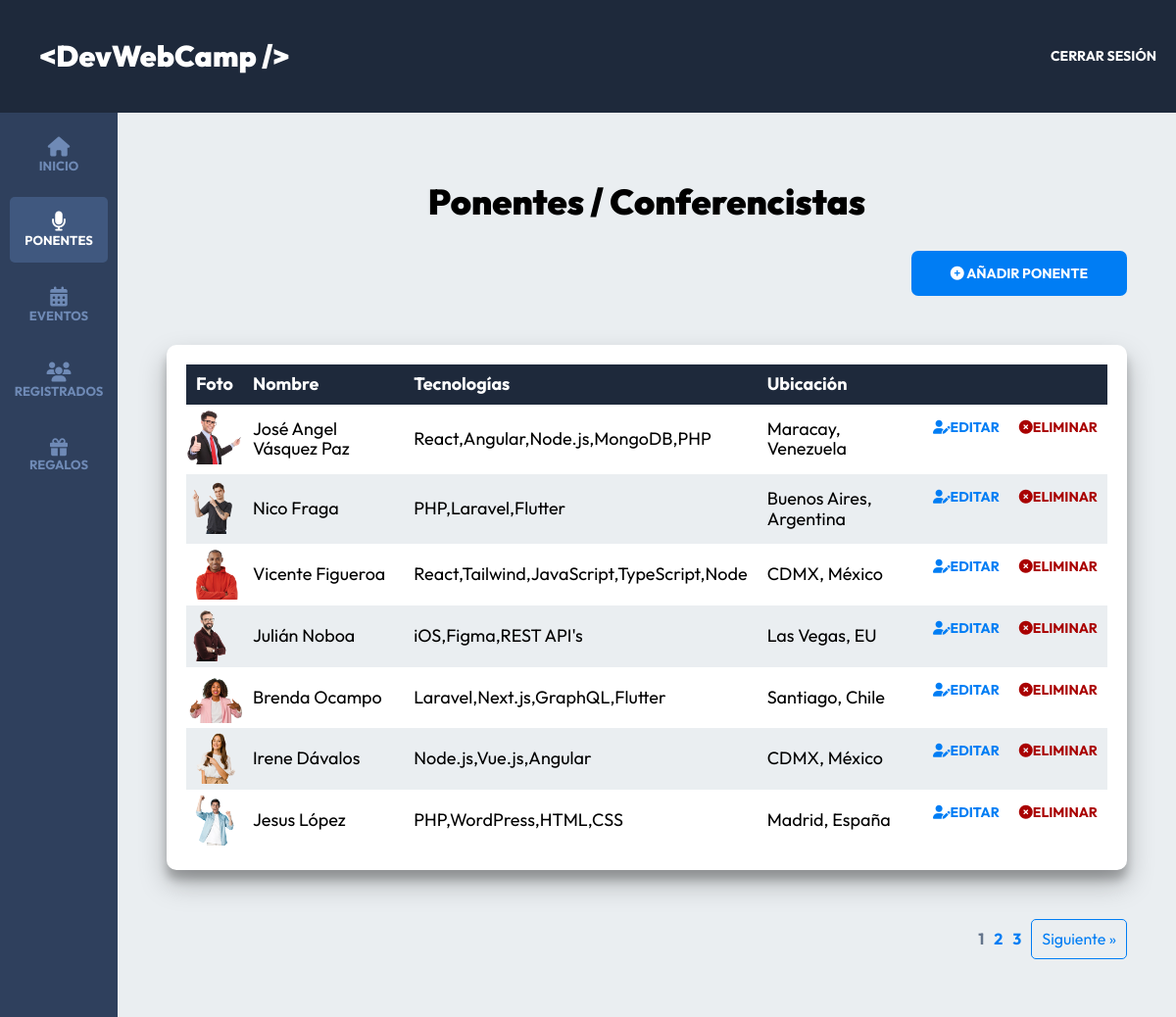
/admin/ponentes?page=1 (signed in), run on the app's committed database.
### tables this page shows
CREATE TABLE IF NOT EXISTS `ponentes` (
  `id` int NOT NULL AUTO_INCREMENT,
  `nombre` varchar(40) DEFAULT NULL,
  `apellido` varchar(40) DEFAULT NULL,
  `ciudad` varchar(20) DEFAULT NULL,
  `pais` varchar(20) DEFAULT NULL,
  `imagen` varchar(32) DEFAULT NULL,
  `tags` varchar(120) DEFAULT NULL,
  `redes` mediumtext,
  PRIMARY KEY (`id`)
);

### controllers/PonentesController.php (called while the page is built, shortened)
<?php
class PonentesController {
  public static function index(Router $router) {
    $pagina_actual = $_GET['page'];
    $pagina_actual = filter_var($pagina_actual, FILTER_VALIDATE_INT);
    $registros_por_pagina = 7;
    $total_registros = Ponente::total();
    $paginacion = new Paginacion($pagina_actual, $registros_por_pagina, $total_registros);
    $ponentes = Ponente::paginar($registros_por_pagina, $paginacion->offset());
    $router->render('admin/ponentes/index', [
      'titulo' => 'Ponentes / Conferencistas',
      'ponentes' => $ponentes,
      'paginacion' => $paginacion->paginacion()
    ]);
  }
}

### public/index.php (called while the page is built, shortened)
<?php
$router = new Router();
$router->get('/login', [AuthController::class, 'login']);
$router->post('/login', [AuthController::class, 'login']);
$router->post('/logout', [AuthController::class, 'logout']);
$router->get('/registro', [AuthController::class, 'registro']);
$router->post('/registro', [AuthController::class, 'registro']);
$router->get('/olvide', [AuthController::class, 'olvide']);
$router->post('/olvide', [AuthController::class, 'olvide']);
$router->get('/reestablecer', [AuthController::class, 'reestablecer']);
$router->post('/reestablecer', [AuthController::class, 'reestablecer']);
$router->get('/mensaje', [AuthController::class, 'mensaje']);
$router->get('/confirmar-cuenta', [AuthController::class, 'confirmar']);
$router->get('/admin/dashboard', [DashboardController::class, 'index']);
$router->get('/admin/ponentes', [PonentesController::class, 'index']);
$router->get('/admin/ponentes/crear', [PonentesController::class, 'crear']);
$router->post('/admin/ponentes/crear', [PonentesController::class, 'crear']);
$router->get('/admin/ponentes/editar', [PonentesController::class, 'editar']);
$router->post('/admin/ponentes/editar', [PonentesController::class, 'editar']);
$router->post('/admin/ponentes/eliminar', [PonentesController::class, 'eliminar']);
$router->get('/admin/eventos', [EventosController::class, 'index']);
$router->get('/admin/eventos/crear', [EventosController::class, 'crear']);
$router->post('/admin/eventos/crear', [EventosController::class, 'crear']);
$router->get('/admin/eventos/editar', [EventosController::class, 'editar']);
$router->post('/admin/eventos/editar', [EventosController::class, 'editar']);
$router->post('/admin/eventos/eliminar', [EventosController::class, 'eliminar']);
$router->get('/api/eventos-horario', [APIEventos::class, 'index']);
$router->get('/api/ponentes', [APIPonentes::class, 'index']);
$router->get('/api/ponente', [APIPonentes::class, 'ponente']);
$router->get('/admin/registrados', [RegistradosController::class, 'index']);
$router->get('/admin/regalos', [RegalosController::class, 'index']);
$router->get('/finalizar-registro', [RegistroController::class, 'crear']);
$router->post('/finalizar-registro/gratis', [RegistroController::class, 'gratis']);
$router->post('/finalizar-registro/pagar', [RegistroController::class, 'pagar']);
$router->get('/finalizar-registro/conferencias', [RegistroController::class, 'conferencias']);
$router->post('/finalizar-registro/conferencias', [RegistroController::class, 'conferencias']);
$router->get('/boleto', [RegistroController::class, 'boleto']);
$router->get('/', [PaginasController::class, 'index']);
$router->get('/devwebcamp', [PaginasController::class, 'evento']);
$router->get('/paquetes', [PaginasController::class, 'paquetes']);
$router->get('/workshops-conferencias', [PaginasController::class, 'conferencias']);
$router->get('/404', [PaginasController::class, 'error']);
$router->comprobarRutas();

### models/ActiveRecord.php (called while the page is built, shortened)
<?php
class ActiveRecord {
    protected static $db;
    protected static $tabla = '';
    public static function setDB($database) {
        self::$db = $database;
    }
    public static function consultarSQL($query) {
        $resultado = self::$db->query($query);
        $array = [];
        while($registro = $resultado->fetch_assoc()) {
            $array[] = static::crearObjeto($registro);
        }
        return $array;
    }
    protected static function crearObjeto($registro) {
        $objeto = new static;
        foreach($registro as $key => $value ) {
            if(property_exists( $objeto, $key  )) {
                $objeto->$key = $value;
            }
        }
        return $objeto;
    }
    public static function paginar($por_pagina, $offset) {
        $query = "SELECT * FROM " . static::$tabla . " ORDER BY id DESC LIMIT $por_pagina OFFSET $offset" ;
        $resultado = self::consultarSQL($query);
        return $resultado;
    }
    public static function total($columna = '', $valor = '') {
        $query = "SELECT COUNT(*) FROM " . static::$tabla;
        $resultado = self::$db->query($query);
        $total = $resultado->fetch_array();
        return array_shift($total);
    }
}

### views/admin/ponentes/index.php (the view, shortened to what this page needs)
<h2 class="dashboard__heading"><?php echo $titulo; ?></h2>
<div class="dashboard__contenedor-boton">
  <a class="dashboard__boton" href="/admin/ponentes/crear">
    <i class="fa-solid fa-circle-plus"></i>
    Añadir Ponente
  </a>
</div>
<div class="dashboard__contenedor">
  <?php if(!empty($ponentes)) { ?>
    <table class="table">
      <thead class="table__thead">
        <tr>
          <th scope="col" class="table__th">Foto</th>
          <th scope="col" class="table__th">Nombre</th>
          <th scope="col" class="table__th">Tecnologías</th>
          <th scope="col" class="table__th">Ubicación</th>
          <th scope="col" class="table__th"></th>
        </tr>
      </thead>
      <tbody class="table__tbody">
        <?php foreach ($ponentes as $ponente) { ?>
          <tr class="table__tr">
            <td class="table__td--imagen">
              <picture>
                <source srcset="<?php echo $_ENV['HOST'] . '/img/speakers/' . $ponente->imagen; ?>.webp" type="image/webp">
                <source srcset="<?php echo $_ENV['HOST'] . '/img/speakers/' . $ponente->imagen; ?>.png" type="image/png">
                <img src="<?php echo $_ENV['HOST'] . '/img/speakers/' . $ponente->imagen; ?>.png" alt="Imagen Ponente">
              </picture>
            </td>
            <td class="table__td">
              <?php echo $ponente->nombre . " " . $ponente->apellido; ?>
            </td>
            <td class="table__td">
              <?php echo $ponente->tags; ?>
            </td>
            <td class="table__td">
              <?php echo $ponente->ciudad . ", " . $ponente->pais; ?>
            </td>
            <td class="table__td--acciones">
              <a class="table__accion table__accion--editar" href="/admin/ponentes/editar?id=<?php echo $ponente->id; ?>">
                <i class="fa-solid fa-user-pen"></i>
                Editar
              </a>
              <form method="POST" action="/admin/ponentes/eliminar" class="table__formulario">
                <button class="table__accion table__accion--eliminar" type="submit">
                  <i class="fa-solid fa-circle-xmark"></i>
                  Eliminar
                </button>
              </form>
            </td>
          </tr>
        <?php } ?>
      </tbody>
    </table>
  <?php } else { ?>
    <p class="text-center">No Hay Ponentes Aún</p>
  <?php } ?>
</div>
<?php
  echo $paginacion;
?>

### public/build/css/app.css (style rules this page uses)
html { line-height: 1.15; -webkit-text-size-adjust: 100%; }
body { margin: 0; }
a { background-color: transparent; }
img { border-style: none; }
button, input, optgroup, select, textarea { font-family: inherit; font-size: 100%; line-height: 1.15; margin: 0; }
button, input { overflow: visible; }
button, select { text-transform: none; }
button, [type=button], [type=reset], [type=submit] { -webkit-appearance: button; }
html { font-size: 62.5%; box-sizing: border-box; height: 100%; }
*, *:before, *:after { box-sizing: inherit; }
body { font-family: "Outfit", sans-serif; font-size: 1.8rem; }
a { text-decoration: none; }
img { width: 100%; height: auto; }
h1, h2, h3 { font-family: "Outfit", sans-serif; font-weight: 900; margin: 2rem 0; }
h2 { font-size: 3.6rem; }
[class$=__heading] { font-family: "Outfit", sans-serif; font-weight: 900; margin: 2rem 0; margin: 6rem 0 3rem 0; text-align: center; }
.dashboard { height: 100%; display: flex; flex-direction: column; background-color: #eaeef1; }
@media (min-width: 768px) { .dashboard__contenedor-boton { display: flex; justify-content: flex-end; margin-bottom: 5rem; } }
.dashboard__boton { background-color: #007df4; padding: 1.5rem 4rem; color: #FFFFFF; font-size: 1.8rem; font-weight: 700; border: none; transition-property: background-color; transition-duration: 0.3s; text-align: center; width: 100%; display: inline-block; border-radius: 0.7rem; text-transform: uppercase; font-size: 1.4rem; }
@media (min-width: 768px) { .dashboard__boton { width: auto; } }
.dashboard__contenedor, .dashboard__formulario { box-shadow: rgba(0, 0, 0, 0.25) 0px 14px 28px, rgba(0, 0, 0, 0.22) 0px 10px 10px; background-color: #FFFFFF; padding: 2rem; border-radius: 1rem; }
.table { width: 100%; border-collapse: collapse; }
.table__thead { background-color: #1E293B; color: #FFFFFF; }
.table__th { padding: 1rem; text-align: left; }
.table__tr:nth-of-type(even) { background-color: #eaeef1; }
.table__td, .table__td--acciones { padding: 1.5rem 1rem; }
.table__td--imagen { max-width: 1rem; }
.table__td--acciones { display: flex; justify-content: flex-end; gap: 2rem; align-items: center; }
.table__accion { all: unset; text-transform: uppercase; font-size: 1.4rem; font-weight: 700; display: flex; align-items: center; }
.table__accion--editar { color: #007df4; }
.table__accion--eliminar { color: rgb(169, 0, 0); }

### data on the page
ponentes: imagen (picture), nombre "José Angel", apellido "Vásquez Paz", tags "React,Angular,Node.js,MongoDB,PHP", ciudad "Maracay", pais "Venezuela"
ponentes: imagen (picture), nombre "Nico", apellido "Fraga", tags "PHP,Laravel,Flutter", ciudad "Buenos Aires", pais "Argentina"
ponentes: imagen (picture), nombre "Vicente", apellido "Figueroa", tags "React,Tailwind,JavaScript,TypeScript,Node", ciudad "CDMX", pais "México"
ponentes: imagen (picture), nombre "Julián", apellido "Noboa", tags "iOS,Figma,REST API's", ciudad "Las Vegas", pais "EU"
ponentes: imagen (picture), nombre "Brenda", apellido "Ocampo", tags "Laravel,Next.js,GraphQL,Flutter", ciudad "Santiago", pais "Chile"
ponentes: imagen (picture), nombre "Irene", apellido "Dávalos", tags "Node.js,Vue.js,Angular", ciudad "CDMX", pais "México"
ponentes: imagen (picture), nombre "Jesus", apellido "López", tags "PHP,WordPress,HTML,CSS", ciudad "Madrid", pais "España"

### other printed values
$titulo "Ponentes / Conferencistas"
